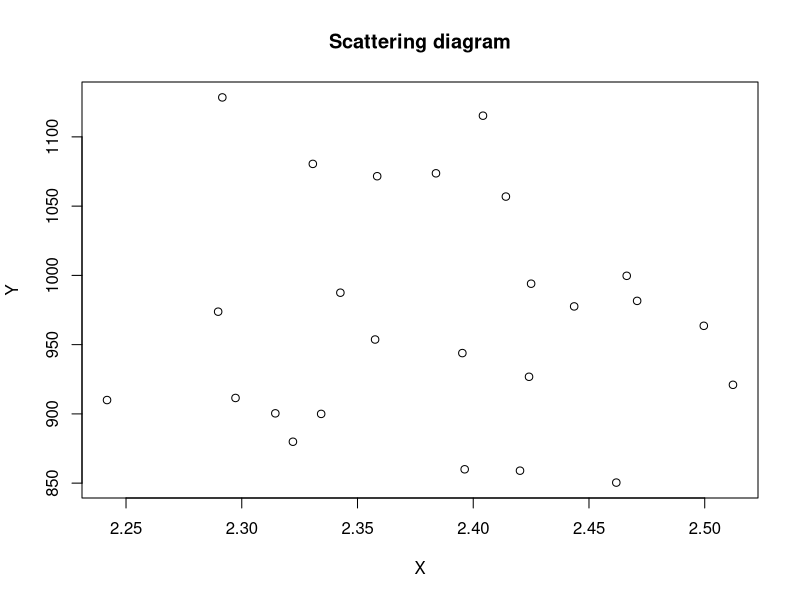
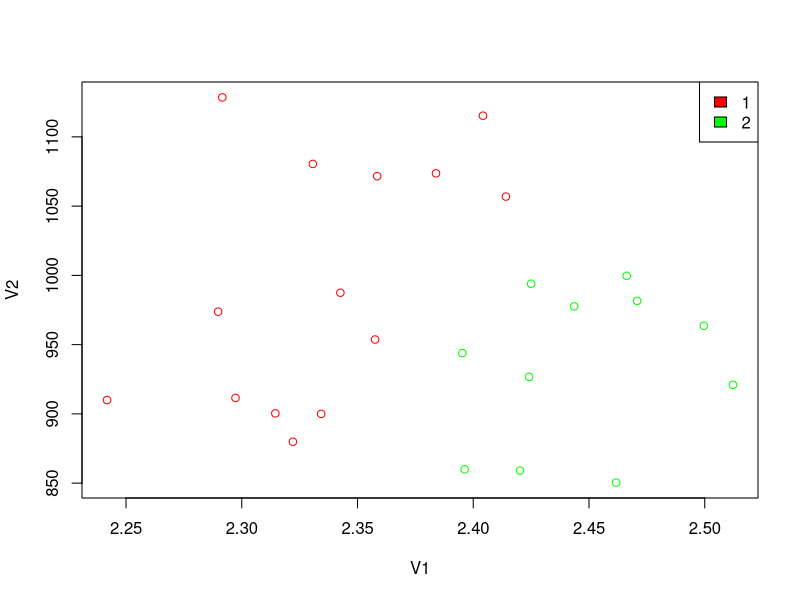
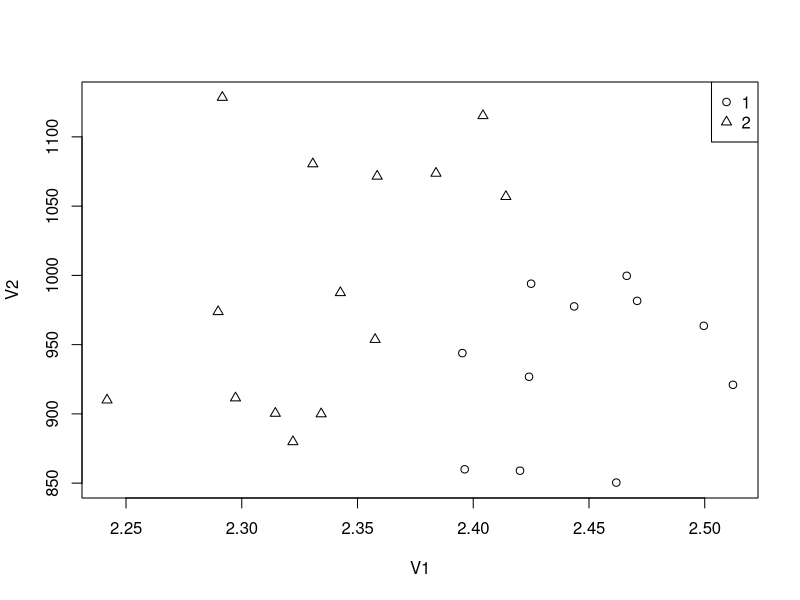
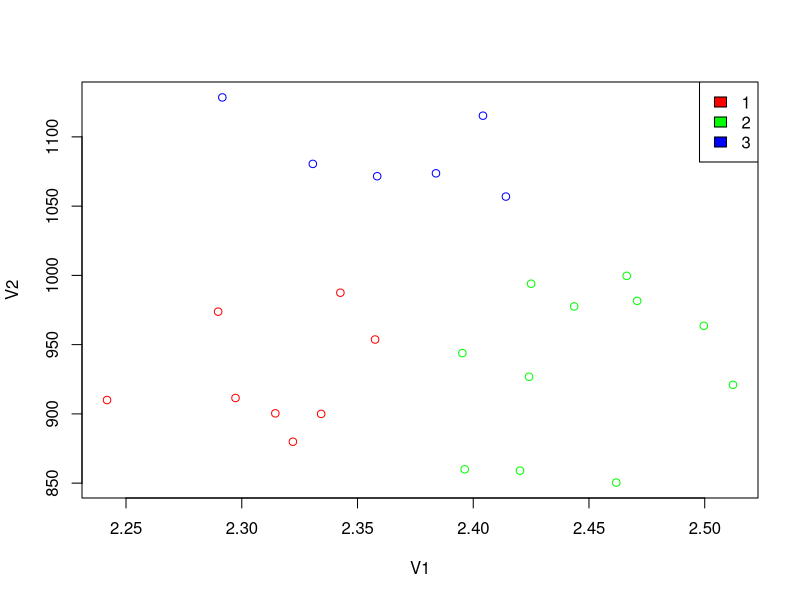
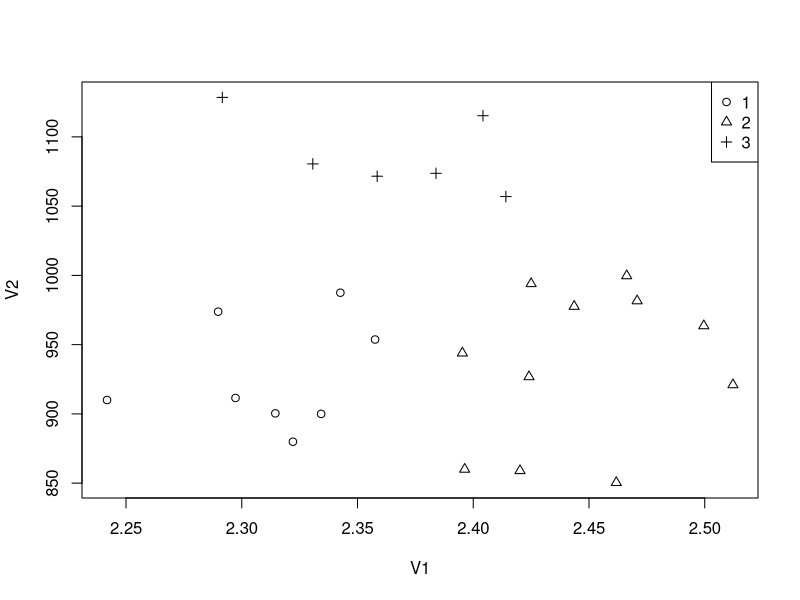

These figures' R source, in order:
# read data
dat <- read.table("input_lab05.txt", dec=',')

# scale dat
scale_dat <- scale(dat)

# draw scattering diagram
plot(dat, type="p", main="Scattering diagram", xlab="X", ylab="Y")

cat("------------------------------")

# divide into 2 clusters
cl1 <- kmeans(scale_dat, 2)
cat("\nDivide into 2 clusters:")
table(cl1$cluster)
cat("\nCenters:\n")
cl1$centers

# create plots
plot(dat, col=ifelse(cl1$cluster==2,"red","green"))
legend("topright",legend=c("1","2"),fill=c("red","green"))

plot(dat, pch=ifelse(cl1$cluster==1,1,2))
legend("topright",legend=c("1","2"),pch=c(1,2))

cat("------------------------------")

# divide into 3 clusters
cl2<-kmeans(scale_dat, 3)
cat("\nDivide into 3 clusters:")
table(cl2$cluster)
cat("\nCenters:\n")
cl2$centers

# create plots
plot(dat, col=ifelse(cl2$cluster==1,"red", ifelse(cl2$cluster==2, "green", "blue")))
legend("topright",legend=c("1","2", "3"),fill=c("red","green", "blue"))

plot(dat, pch=ifelse(cl2$cluster==1,1, ifelse(cl2$cluster==2, 2, 3)))
legend("topright",legend=c("1","2","3"),pch=c(1,2,3))

cat("------------------------------\n")
